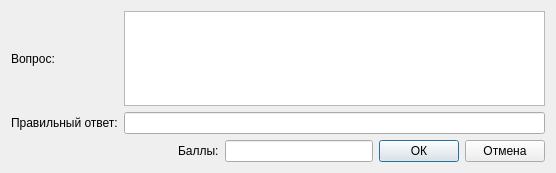
<?xml version="1.0" encoding="UTF-8"?>
<ui version="4.0">
 <class>AddToWrQuestDialog</class>
 <widget class="QDialog" name="AddToWrQuestDialog">
  <property name="geometry">
   <rect>
    <x>0</x>
    <y>0</y>
    <width>556</width>
    <height>173</height>
   </rect>
  </property>
  <property name="windowTitle">
   <string>AddToWrQuestDialog</string>
  </property>
  <layout class="QGridLayout" name="gridLayout_2">
   <item row="0" column="0" colspan="5">
    <layout class="QGridLayout" name="gridLayout">
     <item row="0" column="0">
      <widget class="QLabel" name="label">
       <property name="text">
        <string>Вопрос:</string>
       </property>
      </widget>
     </item>
     <item row="1" column="0" colspan="2">
      <widget class="QLabel" name="label_2">
       <property name="text">
        <string>Правильный ответ:</string>
       </property>
      </widget>
     </item>
     <item row="1" column="2">
      <widget class="QLineEdit" name="RALine"/>
     </item>
     <item row="0" column="2">
      <widget class="QPlainTextEdit" name="questLine"/>
     </item>
    </layout>
   </item>
   <item row="1" column="0">
    <spacer name="horizontalSpacer">
     <property name="orientation">
      <enum>Qt::Horizontal</enum>
     </property>
     <property name="sizeHint" stdset="0">
      <size>
       <width>161</width>
       <height>20</height>
      </size>
     </property>
    </spacer>
   </item>
   <item row="1" column="1">
    <widget class="QLabel" name="label_3">
     <property name="text">
      <string>Баллы:</string>
     </property>
    </widget>
   </item>
   <item row="1" column="2">
    <widget class="QLineEdit" name="rateLine"/>
   </item>
   <item row="1" column="3">
    <widget class="QPushButton" name="okButton">
     <property name="text">
      <string>ОК</string>
     </property>
    </widget>
   </item>
   <item row="1" column="4">
    <widget class="QPushButton" name="cancelButton">
     <property name="text">
      <string>Отмена</string>
     </property>
    </widget>
   </item>
  </layout>
 </widget>
 <layoutdefault spacing="6" margin="11"/>
 <resources/>
 <connections/>
</ui>
